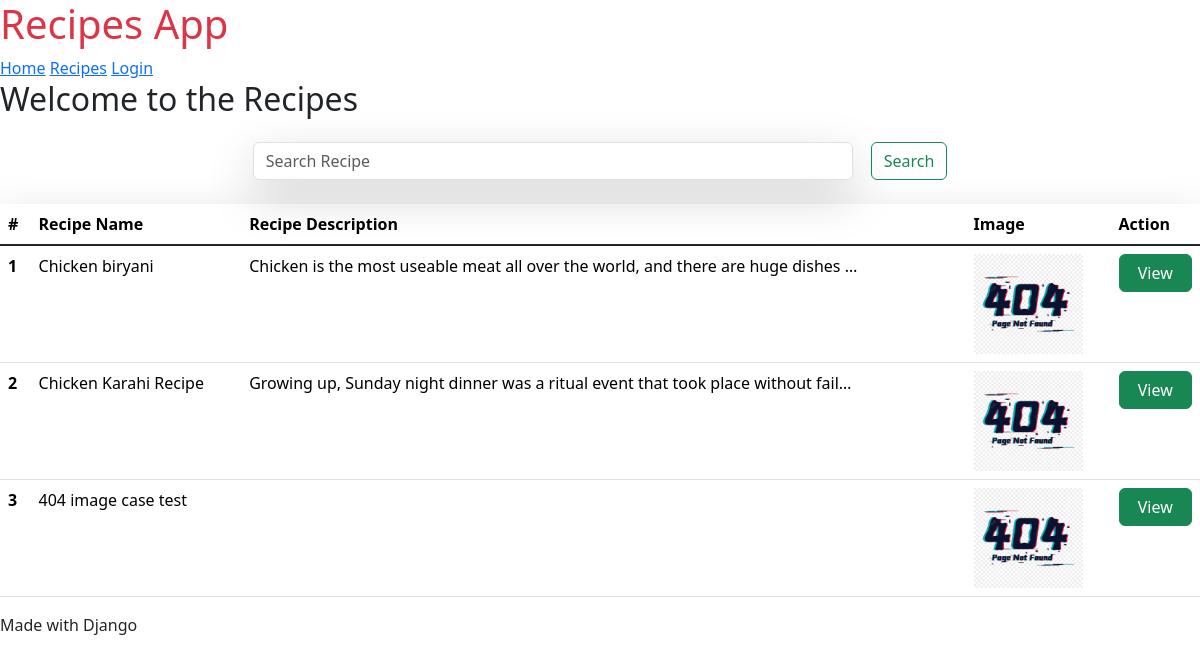
Before: /recipes/ with the older database file.
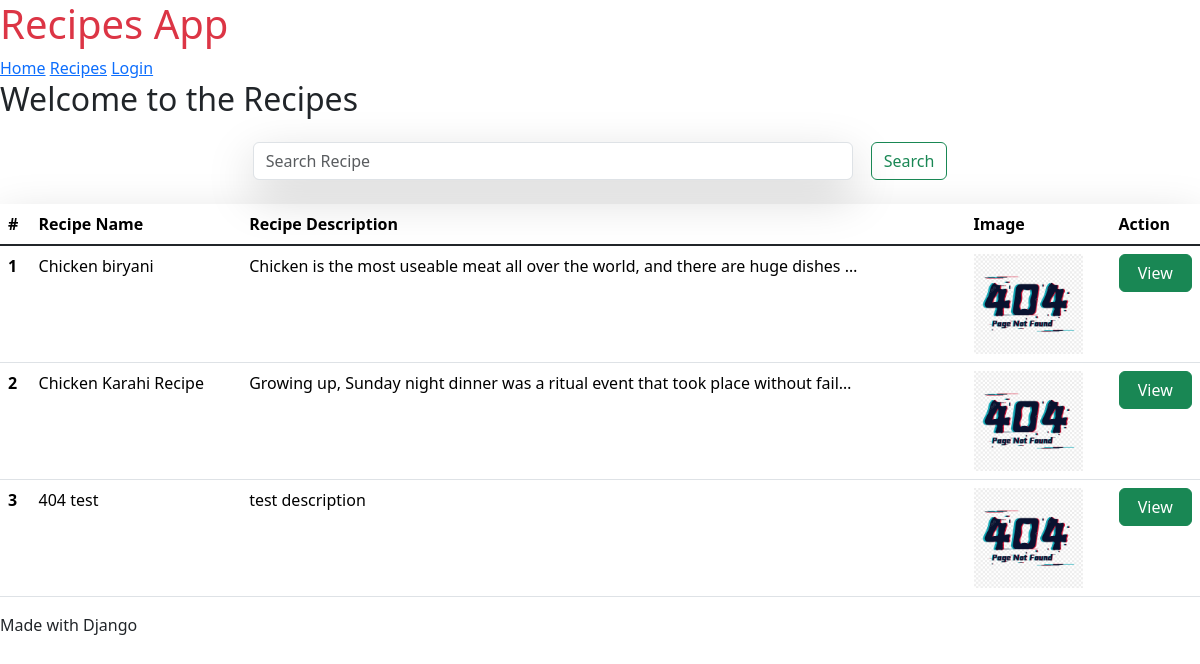
After: the same page with the newer database file.
### recipe/models.py (models this page shows, shortened)
class Recipe(models.Model):
    user = models.ForeignKey(User, on_delete=models.SET_NULL, null=True, blank=True)
    title = models.CharField(max_length=100)
    description = models.TextField()
    image = models.ImageField(upload_to='recipes/')
    slug = models.SlugField(unique=True, blank=True)

### recipe/views.py (the view)
# urls.py: path('recipes/', recipes, name="recipes"),
def recipes(request):
    all_recipes = Recipe.objects.all()
    query = request.GET.get('search')
    if query:
        all_recipes = Recipe.objects.filter(title__icontains=query)
    else:
        all_recipes = Recipe.objects.all()
    context = {"recipes": all_recipes}
    return render(request, 'recipe/recipes.html', context)

### recipe/templates/recipe/recipes.html (shortened to what this page needs)
{% extends "recipe/base.html" %}
 {% block content %}
<h2>Welcome to the Recipes</h2>
<form class="d-flex justify-content-center align-items-center my-4" style="gap: 10px;">
  <input class="form-control me-2 w-50 shadow-lg" name="search" required type="text" placeholder="Search Recipe" aria-label="Search">
  <button class="btn btn-outline-success" type="submit">Search</button>
</form>
<table class="table">
  <thead class="thead-dark">
    <tr class="shadow-lg">
      <th scope="col">#</th>
      <th scope="col">Recipe Name</th>
      <th scope="col">Recipe Description</th>
      <th scope="col">Image</th>
      <th scope="col">Action</th>
    </tr>
  </thead>
  <tbody class="table-group-divider bg-light">
        {% for recipe in recipes%}
        <tr>
        <th scope="row">{{forloop.counter}}</th>
        <td>{{recipe.title}}</td>
        <td>{{recipe.description | truncatechars:80}}</td>
        <td>
                 {% if recipe.image %}
                  <img src="{{ recipe.image.url }}" onerror="this.onerror=null;this.src='/static/images/404.jpg';" style="height: 100px;">
                {% else %}
                    <img src="/static/images/404.jpg" style="height: 100px;">
                {% endif %}
        </td>
        <td>
          <a href="/show/{{recipe.slug}}" class="btn btn-success w-100 mb-2">View</a>
        </td>
        </tr>
        {% endfor %}
  </tbody>
</table>
{% endblock %}

Changed rows visible on the page:
removed Recipe: title "404 image case test"
added Recipe: title "404 test", description "test description"
